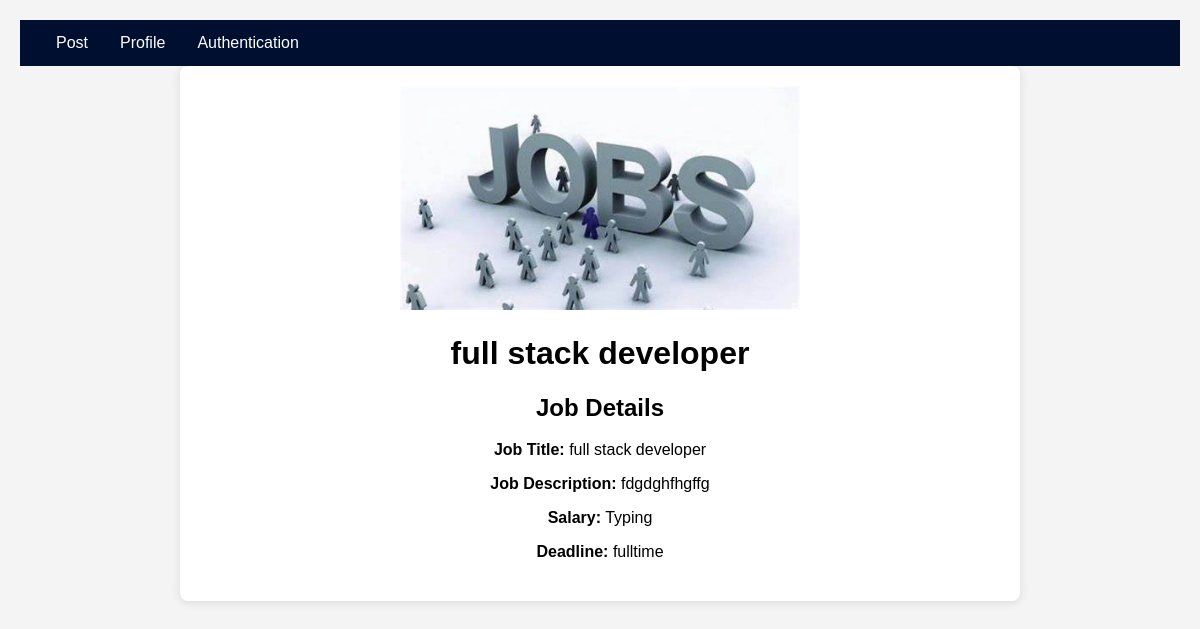
/mainprofile/1, run on an earlier commit of the app's database.
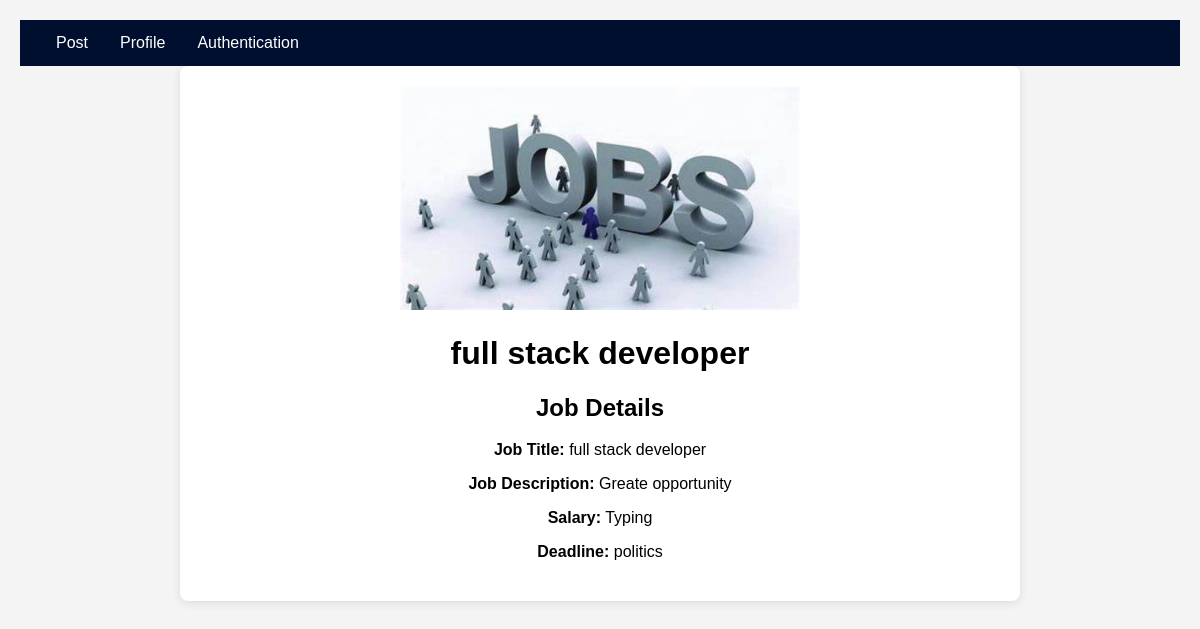
And on a later commit of the database.
### myapp/models.py (models this page shows, shortened)
class JobModel(models.Model):
    JOB_TYPE_CHOICES = [
        ('fulltime', 'Full-time'),
        ('parttime', 'Part-time'),
    ]
    user = models.ForeignKey(Custom_user, on_delete=models.CASCADE)
    job_title = models.CharField(max_length=255, null=True)
    Number_of_opening = models.PositiveIntegerField(null=True)
    Category = models.CharField(choices=JOB_TYPE_CHOICES,max_length=255, null=True)
    Job_Description = models.TextField(max_length=255, null=True)
    Skills = models.CharField(max_length=255, null=True)
    company_logo=models.ImageField(upload_to='Media/Blog_Pic',null=True)

### myproject/views.py (the view)
# urls.py: path('mainprofile/<int:id>', mainprofile, name='mainprofile'),
def mainprofile(req,id):
    current_user=req.user
    Job=JobModel.objects.filter(id=id)
    text={
        'Job':Job,
    }
    return render(req,'mainprofile.html',text)

### template/mainprofile.html (shortened to what this page needs)
{% extends 'base.html' %}
{% block body %}
<!DOCTYPE html>
<html lang="en">
<head>
</head>
<body>
    <div class="container">
        {% for i in Job %}
        <header class="profile-header">
            <img src="/{{ i.company_logo }}" alt="Company Logo" class="company-logo">
            <h1>{{ i.job_title }}</h1>
        </header>
        <section class="job-details">
            <h1>Job Details</h1>
            <p><strong>Job Title:</strong> {{ i.job_title }}</p>
            <p><strong>Job Description:</strong> {{ i.Job_Description }}</p>
            <p><strong>Salary:</strong> {{ i.Skills }}</p>
            <p><strong>Deadline:</strong> {{ i.Category }}</p>
        </section>
        {% endfor %}
    </div>
</body>
</html>
{% endblock body %}

What changed in the data, as far as the page shows it:
changed JobModel "full stack developer": Job_Description "fdgdghfhgffg" → "Greate opportunity"; Category "fulltime" → "politics"
